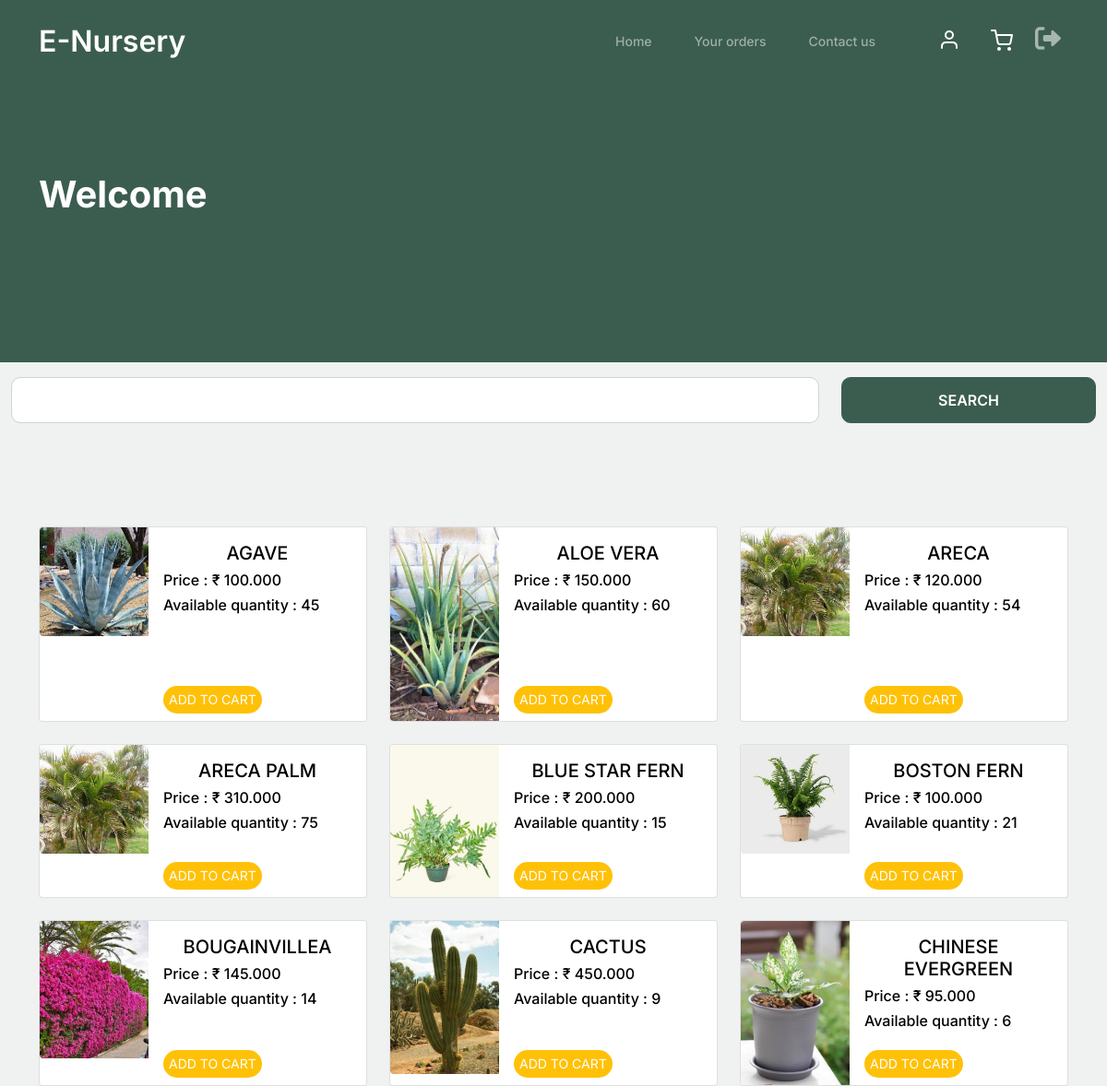
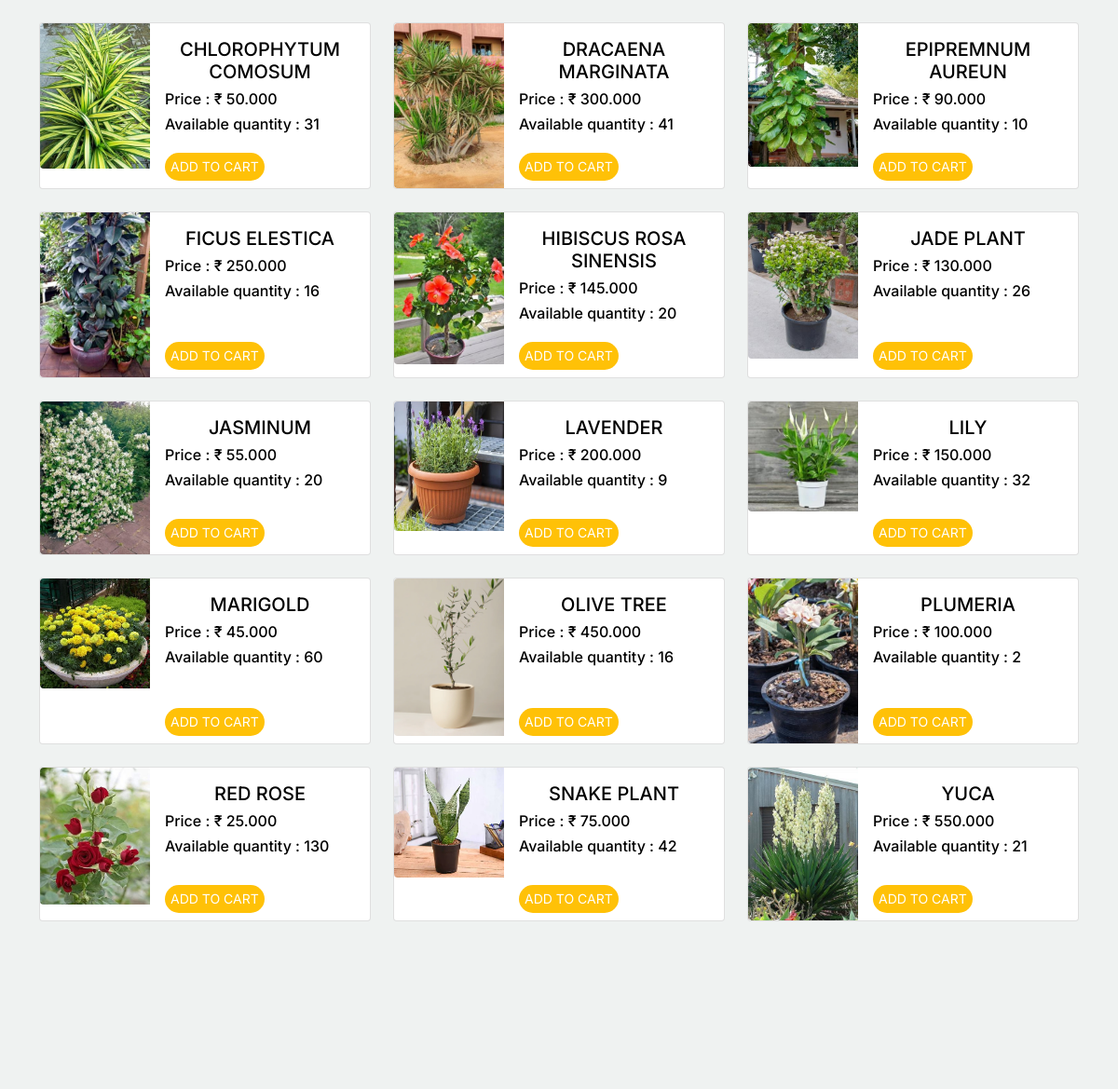
Page /user_home (upper part) on the earlier database version (2 pictures, top to bottom).
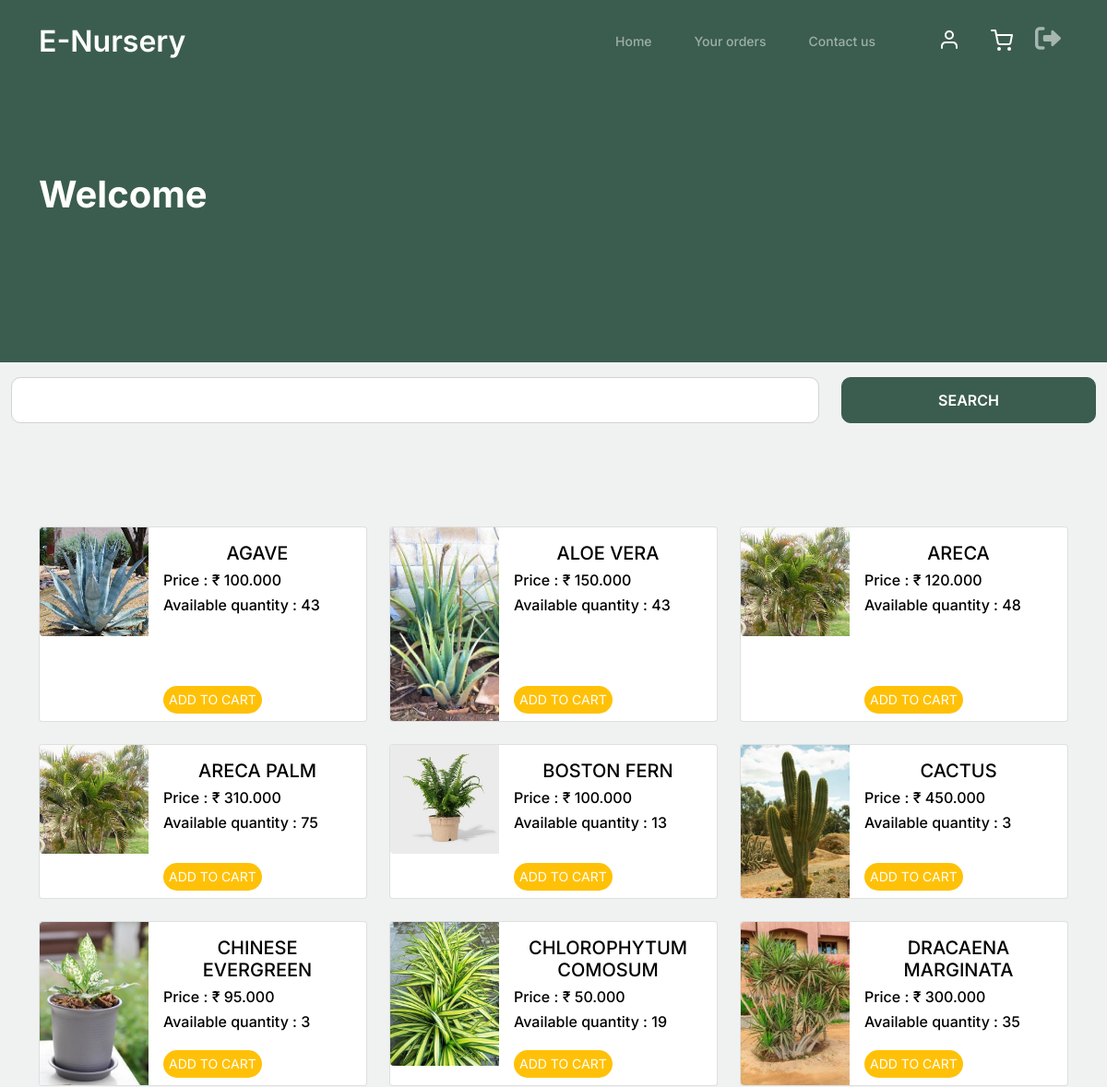
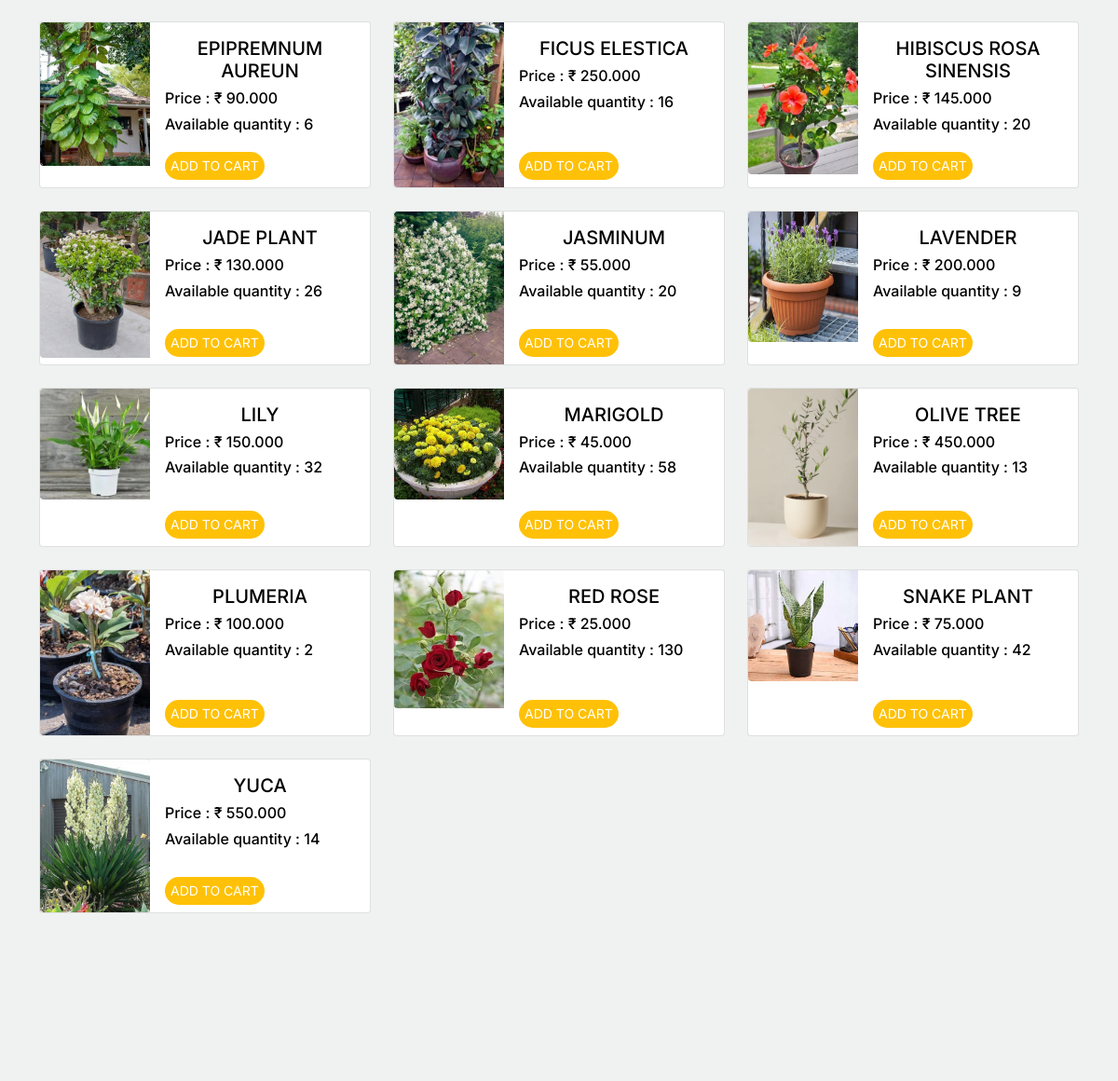
Same page on the later database version (2 pictures, top to bottom).
### products/models.py (models this page shows, shortened)
class Products(models.Model):
    product_name = models.CharField(max_length=255)
    product_price = models.DecimalField(max_digits=10, decimal_places=3, validators=[MinValueValidator(0)])
    product_quantity = models.PositiveIntegerField()
    product_image = models.ImageField(upload_to='product_images/')

### users/views.py (the view)
# urls.py: path('user_home', views.user_home, name="user_home"),
def user_home(request):
    products = Products.objects.filter(product_quantity__gt = 0).order_by('product_name')
    return render(request, "home.html", {'products' : products})

### templates/home.html (shortened to what this page needs)
{% extends "base.html" %} {% block content %}
<div class="hero">
  <div class="container">
    <div class="row justify-content-between">
      <div class="col-lg-5">
        <div class="intro-excerpt">
          <h1>Welcome</h1>
        </div>
      </div>
    </div>
  </div>
</div>
<div class="container-fluid">
  <form action="{% url 'search' %}" method="post">
    <div class="form-group row mt-3">
      <div class="col-md-9">
        <input
          type="search"
          name="h_search"
          id="h_search"
          class="form-control"
          value="{{ term }}" />
      </div>
      <div class="col-md-3">
        <a href="search">
          <input
            type="submit"
            value="SEARCH"
            id="searchbtn"
            name="searchbtn"
            class="form-control btn btn-primary" />
        </a>
      </div>
    </div>
  </form>
</div>
<div class="untree_co-section product-section before-footer-section">
  <div class="container">
    <div class="row row-cols-1 row-cols-md-3 g-4">
      {% for product in products %}
      <div class="card-group">
        <div class="card h-100 text-black">
          <div class="row g-0">
            <div class="col-md-4">
                <img
                  src="{{ product.product_image.url }}"
                  class="img-fluid rounded-start border-primary"
                  alt="Image of {{ product.product_name }}"
                  style="width: 100%; height: 100%; object-fit: cover" />
            </div>
            <div class="col-md-8">
              <div class="card-body d-flex flex-column">
                <h5 class="card-title text-uppercase text-center mb-2">
                  {{ product.product_name }}
                </h5>
                <h6 class="cart-title text-left mb-2">
                  Price : <span>&#8377;</span>
                  {{ product.product_price }}
                </h6>
                <h6 class="cart-title text-left mb-2">
                  Available quantity : {{ product.product_quantity }}
                </h6>
                <div class="mt-auto">
                  <div class="row">
                    <div class="col-md-12">
                      <a href="{% url 'add_to_cart' %}?product_id={{ product.id }}">
                        <button
                          class="btn-warning border-0 rounded-pill position-absolute bottom-0 mb-2 text-white">
                          ADD TO CART
                        </button>
                      </a>
                    </div>
                  </div>
                </div>
              </div>
            </div>
          </div>
        </div>
    </div>
        {% endfor %}
      </div>
    </div>
  </div>
{% endblock %}

### templates/base.html (shortened to what this page needs)
<!doctype html>
<html lang="en">
	{% load static %}
<head>
	<link href="{% static 'css/bootstrap.min.css' %}" rel="stylesheet">
	<link href="https://cdnjs.cloudflare.com/ajax/libs/font-awesome/6.0.0-beta3/css/all.min.css" rel="stylesheet">
	<link href="{% static 'css/tiny-slider.css' %}" rel="stylesheet">
	<link href="{% static 'css/style.css' %}" rel="stylesheet">
</head>
<body>
	<nav class="custom-navbar navbar navbar navbar-expand-md navbar-dark bg-dark" arial-label="Furni navigation bar">
		<div class="container">
			<a class="navbar-brand" href="index.html">E-Nursery</a>
			<div class="collapse navbar-collapse" id="navbarsFurni">
				<ul class="custom-navbar-nav navbar-nav ms-auto mb-2 mb-md-0">
					<li class="nav-item">
						<a class="nav-link" href="{% url 'user_home' %}">Home</a>
					</li>
					<li><a class="nav-link" href="{% url "make_purchase" %}">Your orders</a></li>
					<li><a class="nav-link" href="{% url 'contact' %}">Contact us</a></li>
				</ul>
				<ul class="custom-navbar-cta navbar-nav mb-2 mb-md-0 ms-5">
					<li><a class="nav-link" href="{% url 'editprofile' %}"><img src="{% static 'images/user.svg' %}"></a></li>
					<li><a class="nav-link" href="{% url 'view_cart' %}"><img src="{% static 'images/cart.svg' %}"></a></li>
					<li>
						<a class="nav-link ms-2" href="{% url 'logout' %}">
							<i class="fa fa-sign-out-alt" style="font-size: 28px;"></i>
						</a>
					</li>
				</ul>
			</div>
		</div>
	</nav>
	{% block content %}
	{% endblock %}
</body>
</html>

### static/css/style.css (style rules this page uses)
body { overflow-x: hidden; position: relative; }
body { font-family: "Inter", sans-serif; font-weight: 400; line-height: 28px; color: #6a6a6a; font-size: 14px; background-color: #eff2f1; }
a { text-decoration: none; -webkit-transition: .3s all ease; -o-transition: .3s all ease; transition: .3s all ease; color: #2f2f2f; text-decoration: underline; }
.custom-navbar { background: #3b5d50 !important; padding-top: 20px; padding-bottom: 20px; }
.custom-navbar .navbar-brand { font-size: 32px; font-weight: 600; }
@media (min-width: 992px) { .custom-navbar .custom-navbar-nav li { margin-left: 15px; margin-right: 15px; } }
.custom-navbar .custom-navbar-nav li a { font-weight: 500; color: #ffffff !important; opacity: .5; -webkit-transition: .3s all ease; -o-transition: .3s all ease; transition: .3s all ease; position: relative; }
@media (min-width: 768px) { .custom-navbar .custom-navbar-nav li a:before { content: ""; position: absolute; bottom: 0; left: 8px; right: 8px; background: #f9bf29; height: 5px; opacity: 1; visibility: visible; width: 0; -webkit-transition: .15s all ease-out; -o-transition: .15s all ease-out; transition: .15s all ease-out; } }
.custom-navbar .custom-navbar-cta { margin-left: 0 !important; -webkit-box-orient: horizontal; -webkit-box-direction: normal; -ms-flex-direction: row; flex-direction: row; }
@media (min-width: 768px) { .custom-navbar .custom-navbar-cta { margin-left: 40px !important; } }
.custom-navbar .custom-navbar-cta li { margin-left: 0px; margin-right: 0px; }
.custom-navbar .custom-navbar-cta li:first-child { margin-right: 20px; }
.hero { background: #3b5d50; padding: calc(4rem - 30px) 0 0rem 0; }
@media (min-width: 768px) { .hero { padding: calc(4rem - 30px) 0 4rem 0; } }
@media (min-width: 992px) { .hero { padding: calc(8rem - 30px) 0 8rem 0; } }
.hero .intro-excerpt { position: relative; z-index: 4; }
@media (min-width: 992px) { .hero .intro-excerpt { max-width: 450px; } }
.hero h1 { font-weight: 700; color: #ffffff; margin-bottom: 30px; }
.btn { font-weight: 600; padding: 12px 30px; border-radius: 30px; color: #ffffff; background: #2f2f2f; border-color: #2f2f2f; }
.btn.btn-primary { background: #3b5d50; border-color: #3b5d50; }
.product-section { padding: 7rem 0; }
.before-footer-section { padding: 7rem 0 12rem 0 !important; }
.untree_co-section { padding: 7rem 0; }
.form-control { height: 50px; border-radius: 10px; font-family: "Inter", sans-serif; }

Differences in the rows shown:
no longer on this page (row edited): Products: product_image (picture), product_name "BLUE STAR FERN", product_price "200.000", product_quantity "15"
no longer on this page (row edited): Products: product_image (picture), product_name "BOUGAINVILLEA", product_price "145.000", product_quantity "14"
changed Products "AGAVE": product_quantity "45" → "43"
changed Products "ALOE VERA": product_quantity "60" → "43"
changed Products "ARECA": product_quantity "54" → "48"
changed Products "BOSTON FERN": product_quantity "21" → "13"
changed Products "CACTUS": product_quantity "9" → "3"
changed Products "CHINESE EVERGREEN": product_quantity "6" → "3"
changed Products "CHLOROPHYTUM COMOSUM": product_quantity "31" → "19"
changed Products "DRACAENA MARGINATA": product_quantity "41" → "35"
changed Products "EPIPREMNUM AUREUN": product_quantity "10" → "6"
changed Products "MARIGOLD": product_quantity "60" → "58"
changed Products "OLIVE TREE": product_quantity "16" → "13"
changed Products "YUCA": product_quantity "21" → "14"
